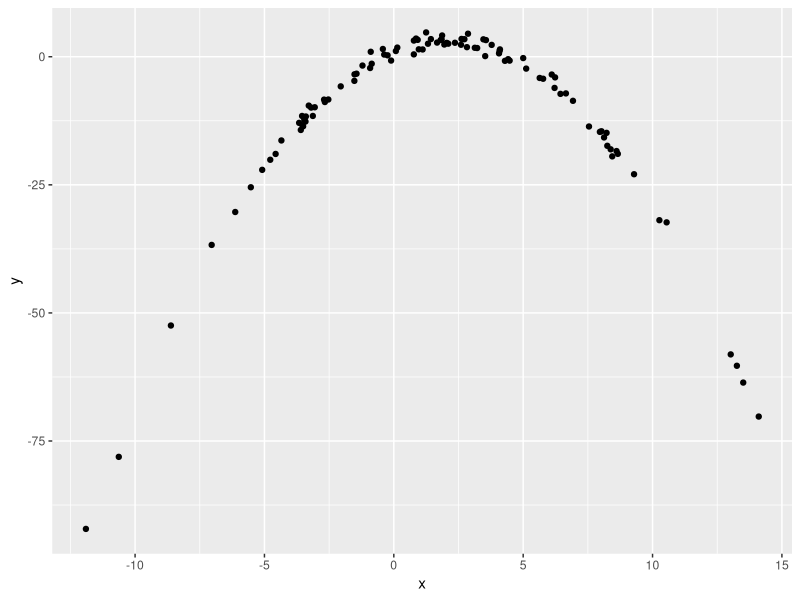

R code for this plot:
## ---- chunk 1
library(tidyverse)

df = tibble(
    x = rnorm(100, 2, 5),
    y = 1 + 2 * x - .5 * x ^ 2 + rnorm(100)
)

df |>
  ggplot(aes(x = x, y = y)) + 
  geom_point()
